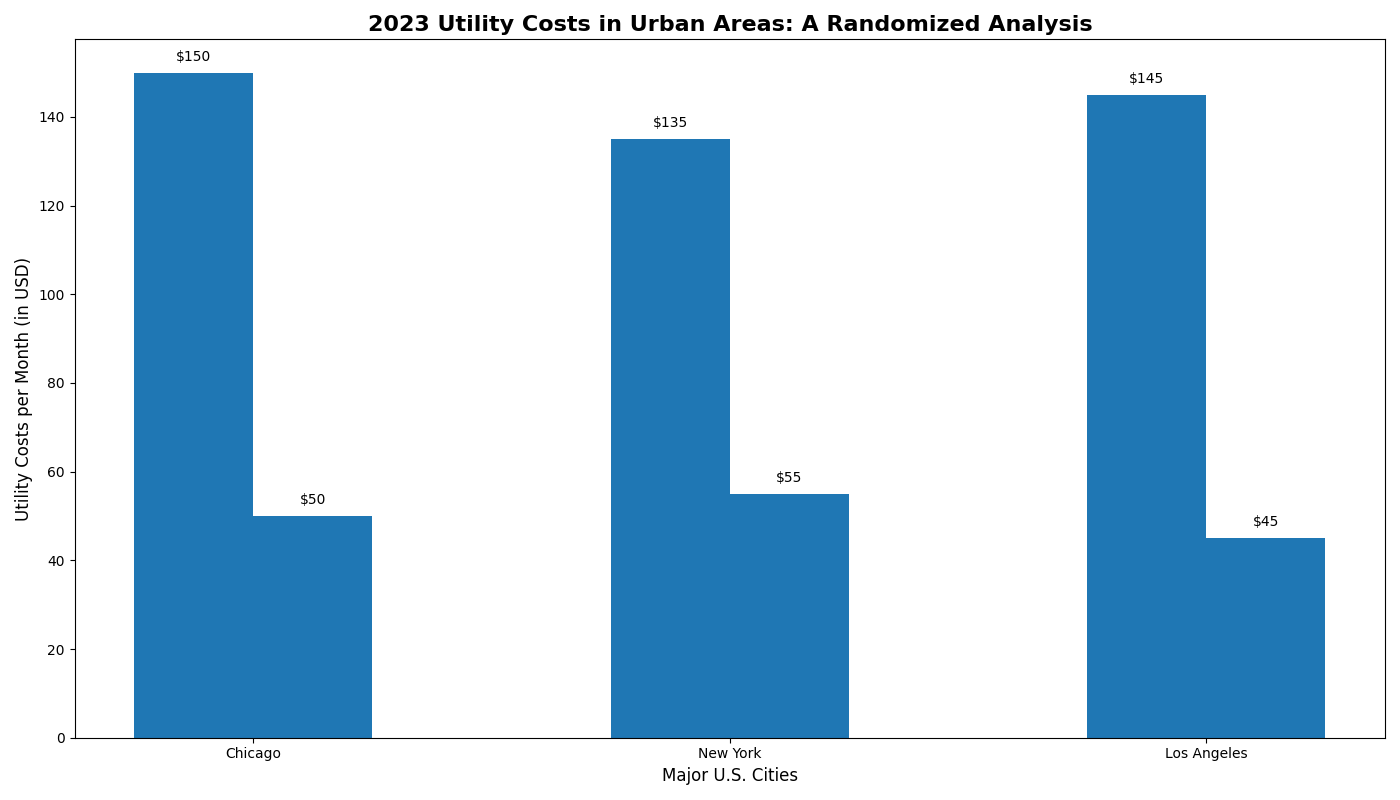

The Python source for this figure:
import matplotlib.pyplot as plt
import numpy as np

cities = ['Chicago', 'New York', 'Los Angeles']

electricity_cost = [150, 135, 145]
water_cost = [50, 55, 45]

data = np.array([electricity_cost, water_cost])

bar_width = 0.25
index = np.arange(len(cities))

uniform_color = '#1f77b4'

fig, ax = plt.subplots(figsize=(14, 8))

for i in range(len(data)):
    ax.bar(index + i * bar_width, data[i], bar_width, color=uniform_color)

ax.set_xlabel('Major U.S. Cities', fontsize=12)
ax.set_ylabel('Utility Costs per Month (in USD)', fontsize=12)
ax.set_title('2023 Utility Costs in Urban Areas: A Randomized Analysis', fontsize=16, fontweight='bold')
ax.set_xticks(index + bar_width / 2)  # Adjust for two bars
ax.set_xticklabels(cities)

for i in range(len(data)):
    for j in range(len(cities)):
        ax.text(index[j] + i * bar_width, data[i][j] + 2, 
                f'${data[i][j]:.0f}', ha='center', va='bottom', fontsize=10)

plt.tight_layout()
plt.show()
